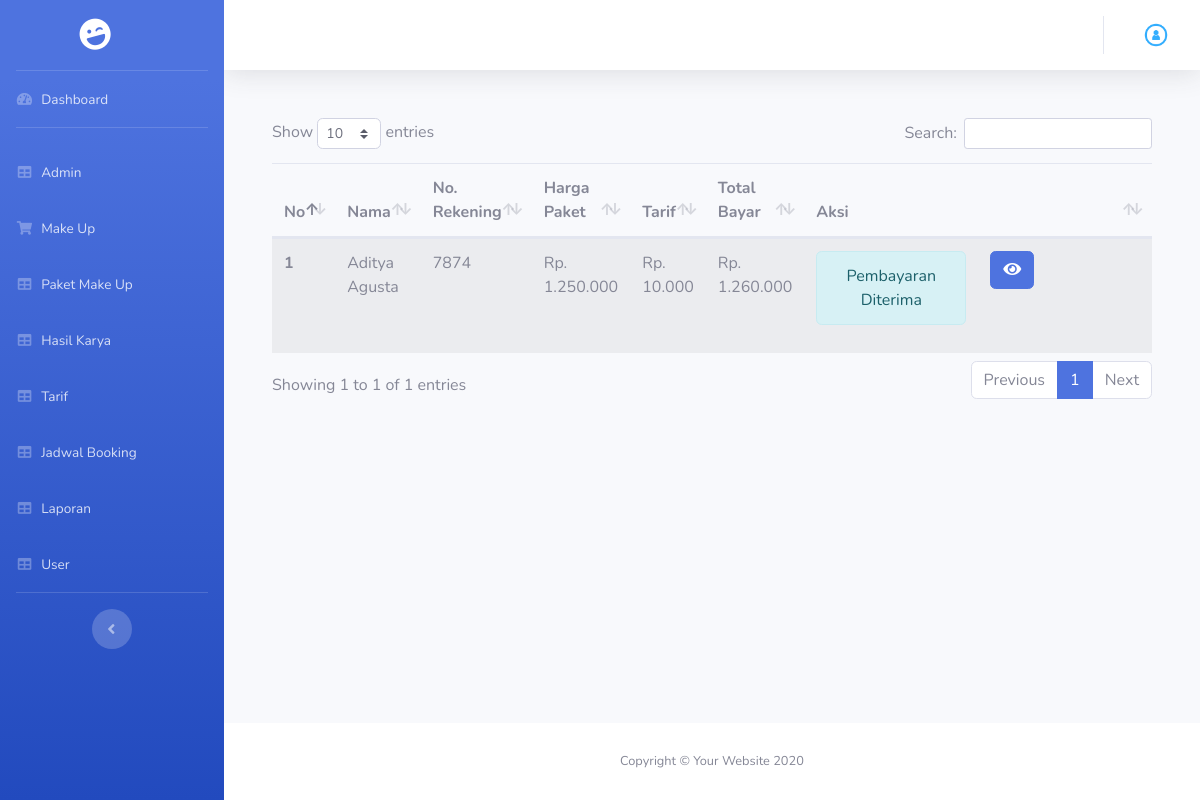
The app's page /index.php/admin/booking with its own data.
### tables this page shows
CREATE TABLE `tb_bukti_bayar` (
  `id_bukti` int(11) NOT NULL AUTO_INCREMENT,
  `id_booking` int(11) NOT NULL,
  `nama` varchar(50) NOT NULL,
  `no_rekening` varchar(25) NOT NULL,
  `bank` varchar(20) NOT NULL,
  `status_bukti` enum('Pembayaran Diterima','Pembayaran Ditolak','Menunggu Konfirmasi') DEFAULT 'Menunggu Konfirmasi',
  `bukti_foto` text NOT NULL,
  PRIMARY KEY (`id_bukti`)
);

CREATE TABLE `tb_paket_makeup` (
  `id_paket` int(11) NOT NULL AUTO_INCREMENT,
  `id_makeup` int(11) NOT NULL,
  `nm_paket` varchar(100) NOT NULL,
  `harga_paket` int(11) NOT NULL,
  `deskripsi` text,
  `batas_booking_per_hari` int(11) NOT NULL,
  `biaya_dp` int(11) NOT NULL,
  `foto` text NOT NULL,
  PRIMARY KEY (`id_paket`)
);

CREATE TABLE `tb_kota` (
  `id_kota` int(11) NOT NULL AUTO_INCREMENT,
  `nm_kota` varchar(100) NOT NULL,
  `tarif` int(11) NOT NULL,
  PRIMARY KEY (`id_kota`)
);

### application/core/MY_Controller.php (called while the page is built, shortened)
<?php
class MY_Controller extends CI_Controller
{
	public function view_backend($view, $data = null)
	{
		$this->load->view('admin/templateBackend/header');
		$this->load->view('admin/templateBackend/sidebar');
		$this->load->view($view, $data);
		$this->load->view('admin/templateBackend/footer');
	}
}

### application/controllers/admin/Booking.php (called while the page is built, shortened)
<?php
class Booking extends MY_Controller
{
	public function index()
	{
		$data['booking'] = $this->buktiModel->getAll();
		$this->view_backend('admin/booking/booking', $data);
	}
}

### index.php (called while the page is built, shortened)
<?php
require_once BASEPATH.'core/CodeIgniter.php';

### application/models/Frontend/Bukti_Model.php (called while the page is built, shortened)
<?php defined('BASEPATH') or exit('No direct script access allowed');
class Bukti_Model extends CI_Model
{
	public function getAll()
	{
		return $this->db->query("Select
		*
	From
		tb_bukti_bayar Join
		tb_booking On tb_bukti_bayar.id_booking =
				tb_booking.id_booking Join
		tb_paket_makeup On tb_booking.id_paket =
				tb_paket_makeup.id_paket Join
		tb_kota On tb_booking.id_kota = tb_kota.id_kota")->result();
	}
}

### application/views/admin/booking/booking.php (the view, shortened to what this page needs)
<div class="mt-5 mr-5 ml-5">
	<table class="table table-striped" id="dataTable">
		<thead>
			<tr>
				<th scope="col">No</th>
				<th scope="col">Nama</th>
				<th scope="col">No. Rekening</th>
				<th scope="col">Harga Paket</th>
				<th scope="col">Tarif</th>
				<th scope="col">Total Bayar</th>
				<th scope="col">Aksi</th>
			</tr>
		</thead>
		<tbody>
			<?php
			foreach ($booking as $no => $bk) :
			?>
				<tr>
					<?php $total = $bk->harga_paket + $bk->tarif; ?>
					<th scope="row"><?php echo $no + 1; ?></th>
					<td><?php echo $bk->nama ?></td>
					<td><?php echo $bk->no_rekening ?></td>
					<td>Rp. <?php echo number_format($bk->harga_paket, '0', ',', '.') ?></td>
					<td>Rp. <?php echo number_format($bk->tarif, '0', ',', '.') ?></td>
					<td>Rp. <?php echo number_format($total, '0', ',', '.')  ?></td>
					<td style="width: 40%;">
						<div class="row">
							<div class="col-md-6">
								<?php
								if ($bk->status_bukti == "Menunggu Konfirmasi") {
								?>
									<div class="alert alert-warning text-center" role="alert">
										Menunggu Konfirmasi
									</div>
								<?php } elseif ($bk->status_bukti == "Pembayaran Diterima") { ?>
									<div class="alert alert-info text-center" role="alert">
										Pembayaran Diterima
									</div>
								<?php } else { ?>
									<div class="alert alert-danger text-center" role="alert">
										Pembayaran Ditolak
									</div>
								<?php } ?>
							</div>
							<div class="col-md-6">
								<button type="button" class="btn btn-primary" data-toggle="modal" data-target="#detail<?php echo $bk->id_bukti ?>"><i class="fas fa-eye"></i></button>
							</div>
						</div>
					</td>
				</tr>
			<?php endforeach; ?>
		</tbody>
	</table>
</div>

### records on screen
tb_bukti_bayar: nama "Aditya Agusta", no_rekening "7874", tb_paket_makeup.harga_paket "1.250.000", tb_kota.tarif "10.000", tb_paket_makeup.harga_paket "1.260.000", shows "Pembayaran Diterima"
